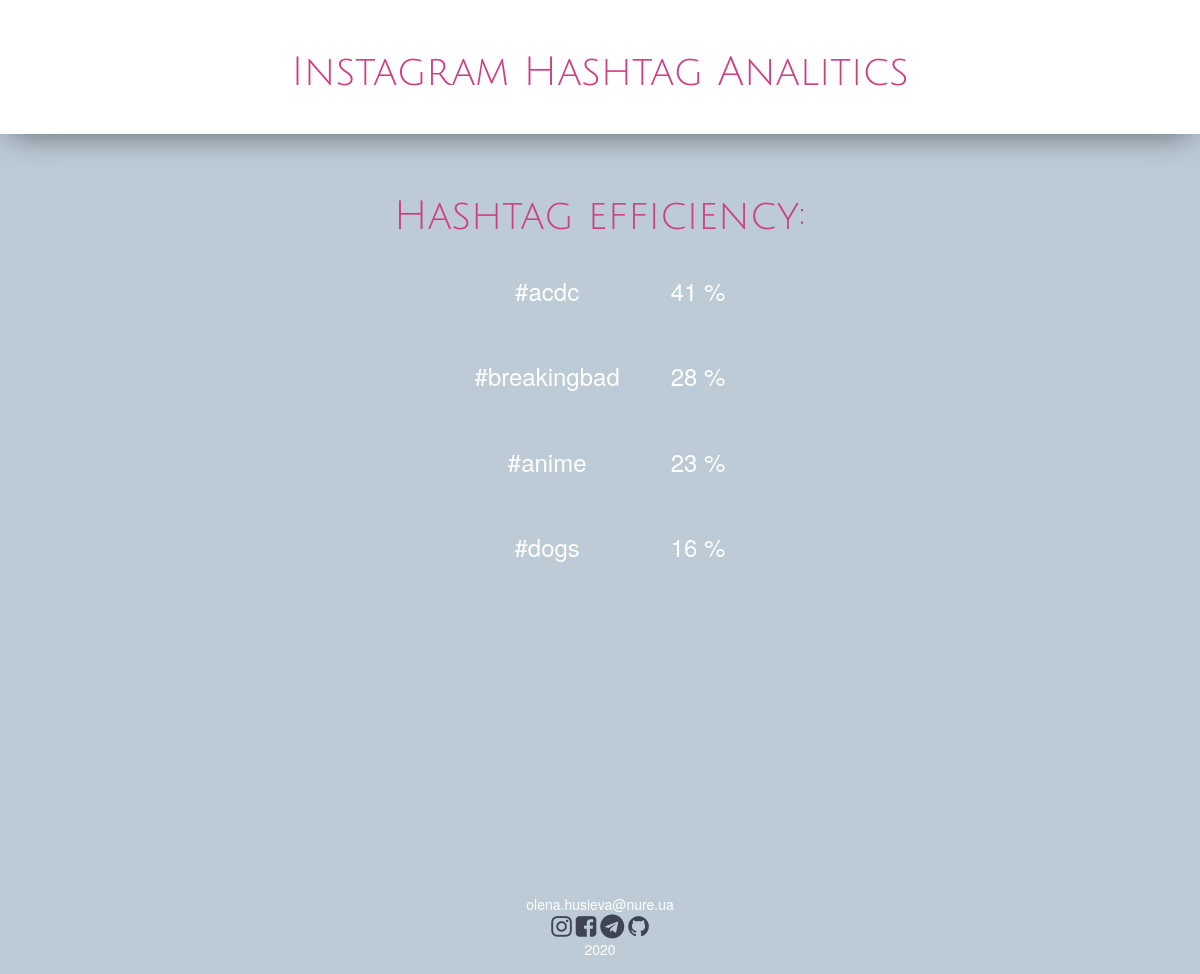
Page /statistics on the earlier database version.
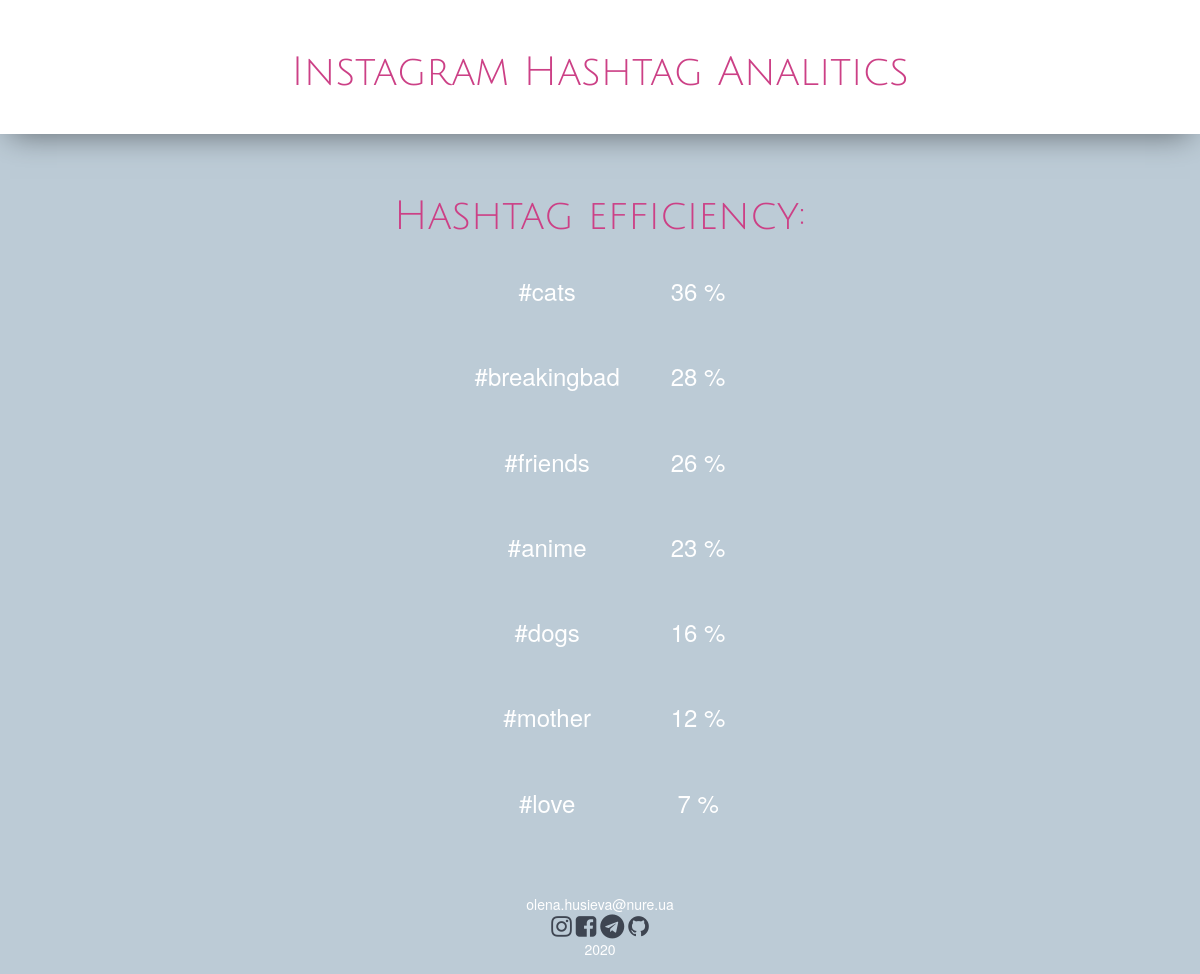
Same page on the later database version.
### blog/models.py (models this page shows, shortened)
class Post(models.Model):
    title = models.CharField(max_length=100)
    efficient_percent = models.PositiveSmallIntegerField(default=0)
    date_posted = models.DateTimeField(default=timezone.now)

### blog/views.py (the view)
# urls.py: path('statistics', PostStatistics.as_view(), name='statistics'),
class PostStatistics(TemplateView):
    model = Post
    template_name = 'blog/statistics.html'
    def get_context_data(self, **kwargs):
        context = super().get_context_data(**kwargs)
        posts = Post.objects.all().order_by('-efficient_percent')
        if len(posts) < 3:
            context['enough_posts_to_analyze'] = False
            return context
        context['enough_posts_to_analyze'] = True
        context['posts'] = posts
        return context

### blog/templates/blog/statistics.html
{% extends 'blog/base.html' %}
{% block content %}
<div class="container mt-4">
    <span style="text-align: center; color: white; margin: auto;">
            <h1>Hashtag efficiency: </h1>
        </span>
    <table class="mt-4" style="margin: auto">
        {% for post in posts %}
        <tr>
            <td><a class="article-title" href="{% url 'post-detail' post.id %}">#{{ post.title }}</a></td>
            <td>{{ post.efficient_percent }} %</td>
        </tr>
        {% endfor %}
    </table>
</div>
{% endblock content %}

Differences in the rows shown:
added Post: title "cats", efficient_percent "36"
added Post: title "friends", efficient_percent "26"
changed Post: title "acdc" → "mother"; efficient_percent "41" → "12"; moves down the list
added Post: title "love", efficient_percent "7"
